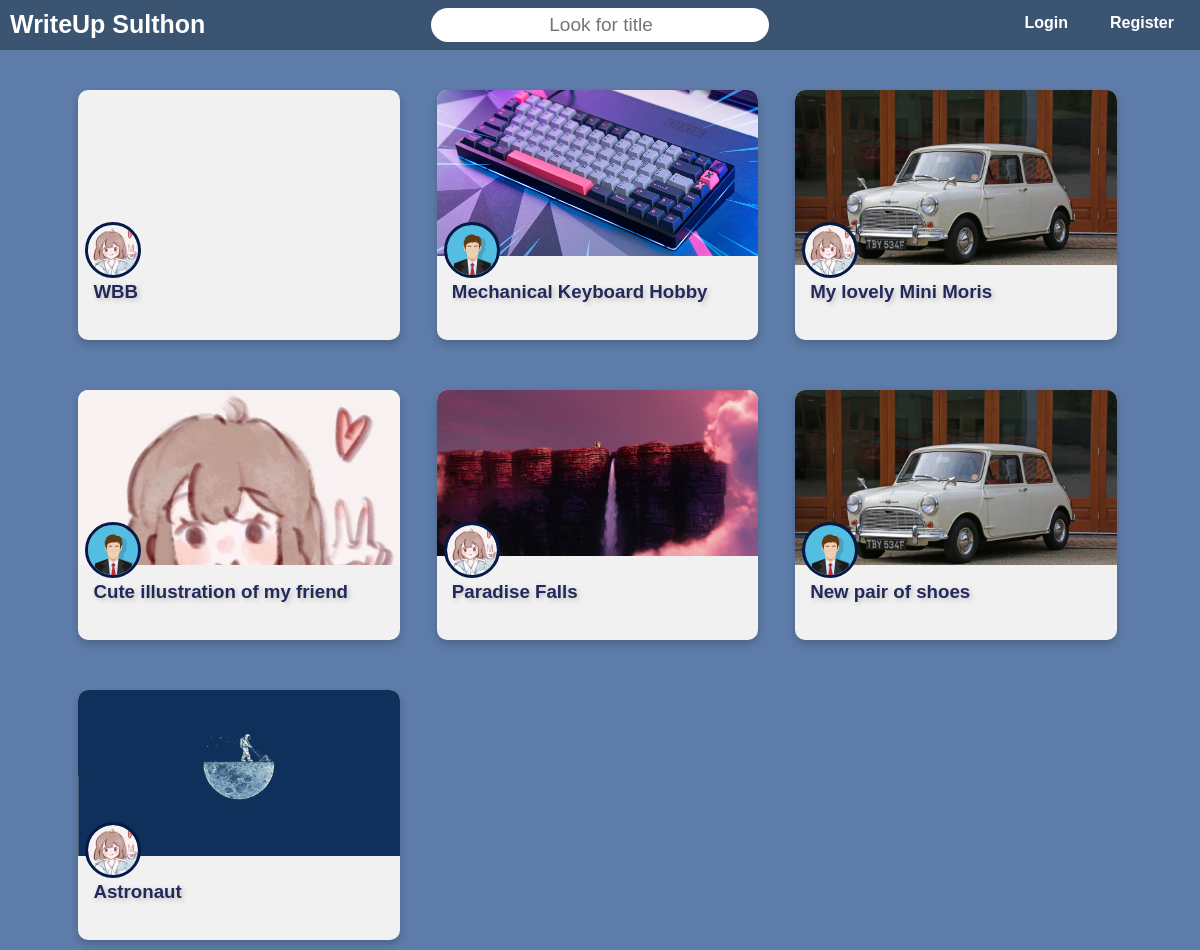
The page / on the database its author committed.
### tables this page shows
CREATE TABLE `post` (
  `id_post` int(11) NOT NULL,
  `title` varchar(50) NOT NULL,
  `description` text NOT NULL,
  `image` varchar(255) NOT NULL,
  `id_account` int(11) NOT NULL,
  `reader` int(20) DEFAULT NULL,
  `created_at` date NOT NULL DEFAULT current_timestamp()
);

CREATE TABLE `account` (
  `id_account` int(11) NOT NULL,
  `email` varchar(30) NOT NULL,
  `username` varchar(30) NOT NULL,
  `password` varchar(255) NOT NULL,
  `profpict` varchar(255) NOT NULL
);

### index.php (the view, shortened to what this page needs)
<!DOCTYPE html>
<html lang="en">
<head>
    <link rel="stylesheet" href="style.css">
</head>
<body>
    <div class="navbar">
        <div class="left">
            <a href="index.php">WriteUp Sulthon</a>
        </div>
        <div class="search">
            <form >
                <input type="text" name="search" placeholder="Look for title">
            </form>
        </div>
        <ul>
        <?php if(!isset($_SESSION['login'])){ ?>
            <li><a  onclick="modLog();">Login</a></li>
            <li><a onclick="modReg()">Register</a></li>
        <?php } else{?>
            <li><a href="add-page.php">Post ur writes!</a></li>
            <li><a href="profile.php?id=<?= $_SESSION['id_account'] ?>">My Account</a></li>
            <li><a href="controller/logout.php">Logout</a></li>
        <?php } ?>
        </ul>
    </div>
    <div class="post-section">
        <div class="row" id="post">
        <?php
            include 'connection/connection.php';
            if(!isset($_GET['search'])){
                $query = "SELECT * FROM post as p, account as a where p.id_account = a.id_account";
            } else{
                $query = "SELECT * FROM post as p, account as a where p.id_account = a.id_account AND p.title LIKE '%$_GET[search]%'";
            }
            $post = mysqli_query($db_connection, $query);
            foreach ($post as $data) :
        ?>
        <div class="column" id="post">
            <a href="detail_page.php?id=<?= $data['id_post'] ?>">
                <div class="card">
                    <div class="img">
                        <img src='img/<?php echo $data['image'] ?>' alt="<?php echo $posts['image'] ?>">
                    </div>
                    <div class="profile">
                        <img src='img/<?= $data['profpict']  ?>' alt="">
                    </div>
                    <div class="title">
                        <h3><?php echo $data['title'] ?></h3>
                    </div>
                    <div class="des">
                    </div>
                </div>
            </a>
        </div>
         <?php endforeach ?>
        </div>
    </div>
</body>
</html>

### style.css (style rules this page uses)
body { padding: 0; margin: 0; font-family: 'Quicksand', sans-serif; background-color: rgb(94, 124, 169); }
.navbar { width: 100%; height: 50px; background-color: rgb(58, 84, 114); margin: 0; position: fixed; top: 0; z-index: 1; }
.navbar .left a { text-decoration: none; color: #fff; font-size: 25px; font-weight: bold; float: left; margin-left: 10px; margin-top: 10px; }
.navbar .search { float: left; margin: auto; left: 50%; top: 50%; position: absolute; transform: translate(-50%, -50%); }
.search input { width: 330px; height: 30px; border-radius: 20px; border: 1px solid rgba(88, 210, 255, 0); padding-left: 4px; text-align: center; font-size: 19px; transition: 0.4s ease-in-out; }
.navbar ul { list-style-type: none; float: right; margin: 0; }
.navbar li { float: left; margin-right: 10px; }
.navbar li a { display: block; color: #fff; text-align: center; padding: 14px 16px; text-decoration: none; font-weight: bold; transition: .3s; }
.post-section { margin-top: 50px; height: auto; }
.post-section .row { margin: auto; width: 90%; margin-bottom: 20px; }
.post-section .row a { text-decoration: none; justify-content: space-between; }
.post-section .column { float: left; width: 31.33%; margin-top: 30px; padding: 10px; }
.post-section .card { margin: auto; height: 250px; width: 95%; box-shadow: 0 4px 8px 0 rgba(0, 0, 0, 0.2); background-color: #f1f1f1; border-radius: 10px; overflow: hidden; transition: .5s; }
.post-section .card .img { height: 70%; overflow-y: hidden; overflow: hidden; }
.post-section .img img { width: 100%; height: auto; object-position: 0px -15px; }
.post-section .profile { width: 50px; height: 50px; border-radius: 50%; overflow: hidden; margin-top: -40px; margin-left: 10px; outline: 3px solid rgb(4, 26, 72); }
.post-section .profile img { width: 100%; height: 100%; }
.post-section .title { width: 100%; margin-left: 15px; margin-top: -13px; }
.post-section .title h3 { color: rgb(35, 41, 90); text-shadow: 2px 2px 5px rgba(128, 128, 128, 0.418); }
.post-section .des { width: 100%; height: 15px; margin-left: 15px; overflow-y: hidden; margin-top: -10px; }

### rows shown on the page
post: id_account.profpict (picture), title "WBB"
post: image (picture), id_account.profpict (picture), title "Mechanical Keyboard Hobby"
post: image (picture), id_account.profpict (picture), title "My lovely Mini Moris"
post: image (picture), id_account.profpict (picture), title "Cute illustration of my friend"
post: image (picture), id_account.profpict (picture), title "Paradise Falls"
post: image (picture), id_account.profpict (picture), title "New pair of shoes"
post: image (picture), id_account.profpict (picture), title "Astronaut"
